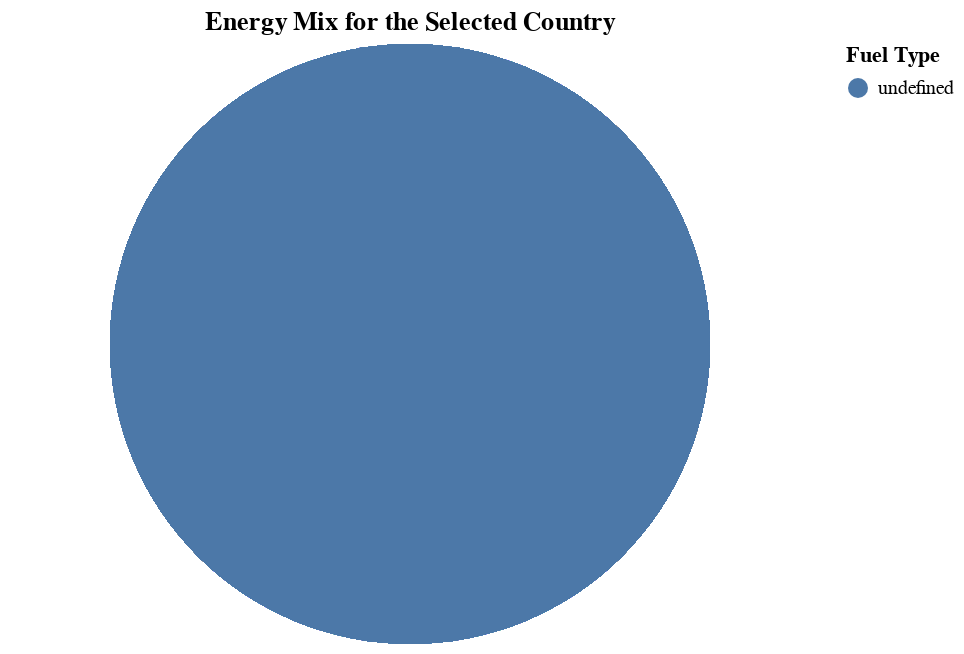

The notebook cell saved with this chart:
### Code cell
alt.Chart(
    df_melt, 
    title="Energy Mix for the Selected Country"
         ).mark_arc().encode(
    theta=alt.Theta(field="value"),
    color=alt.Color(field="variable", title="Fuel Type"),
    tooltip = [alt.Tooltip('value', title='Energy TWh'), alt.Tooltip('Entity', title='Country'), alt.Tooltip('variable', title='Fuel Type')],
    
)

### Figure 1 — Vega-Lite specification as saved in the notebook (floating-point values rounded to 4 significant figures; data arrays with more than 128 entries replaced by an {"elided": "..."} marker saying what was removed)
{"config": {"view": {"continuousWidth": 400, "continuousHeight": 300}}, "data": {"name": "data-88285b6cb67a79a81a16167367d11abb"}, "mark": "arc", "encoding": {"color": {"field": "mean(variable)", "title": "Fuel Type"}, "theta": {"field": "mean(value)"}, "tooltip": [{"aggregate": "mean", "field": "value", "title": "Energy TWh", "type": "quantitative"}, {"field": "Entity", "title": "Country", "type": "nominal"}, {"aggregate": "mean", "field": "variable", "title": "Fuel Type", "type": "nominal"}]}, "title": "Energy Mix for the Selected Country", "$schema": "https://vega.github.io/schema/vega-lite/v4.17.0.json", "datasets": {"data-88285b6cb67a79a81a16167367d11abb": {"elided": "752 records"}}}
